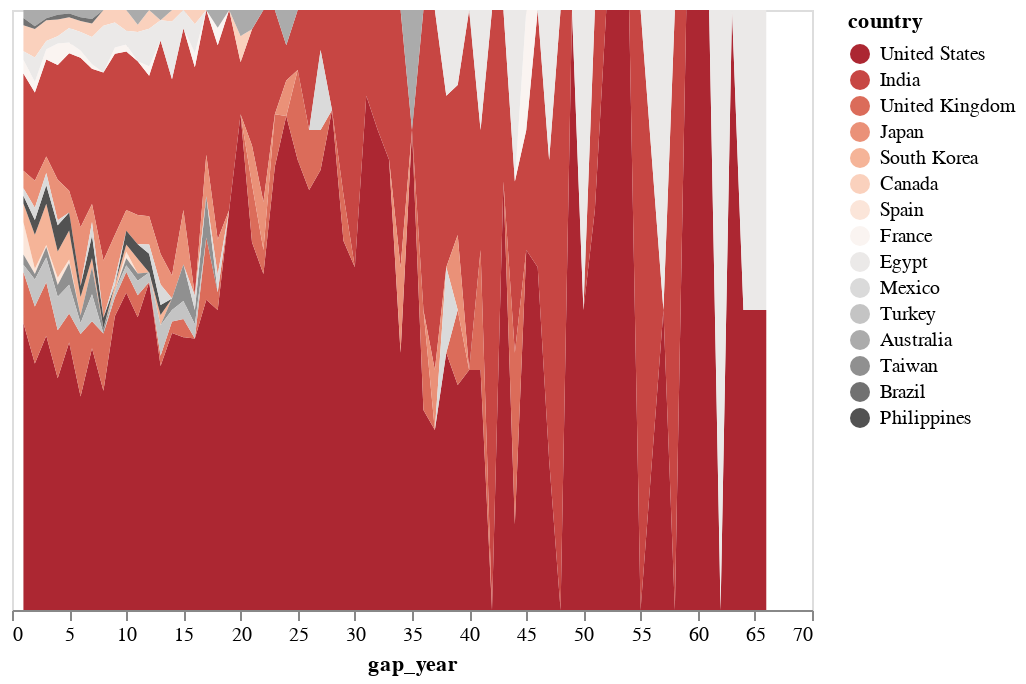

The code cell stored with this chart in its notebook:
### Code cell
idx = country_order
#.reset_index(name='counts')
alt.Chart(year_country).mark_area().encode(
    alt.X("gap_year"),
    alt.Y('counts',stack='normalize',axis=None),
    alt.Color("country",scale=alt.Scale(scheme='redgrey'),sort=list(idx))
)

### Figure 1 — Vega-Lite specification as saved in the notebook (floating-point values rounded to 4 significant figures; data arrays with more than 128 entries replaced by an {"elided": "..."} marker saying what was removed)
{"config": {"view": {"continuousWidth": 400, "continuousHeight": 300}}, "data": {"name": "data-e4127932e68222055a8149757e0c3f09"}, "mark": "area", "encoding": {"color": {"type": "nominal", "field": "country", "scale": {"scheme": "redgrey"}, "sort": ["United States", "India", "United Kingdom", "Japan", "South Korea", "Canada", "Spain", "France", "Egypt", "Mexico", "Turkey", "Australia", "Taiwan", "Brazil", "Philippines"]}, "x": {"type": "quantitative", "field": "gap_year"}, "y": {"type": "quantitative", "axis": null, "field": "counts", "stack": "normalize"}}, "$schema": "https://vega.github.io/schema/vega-lite/v4.8.1.json", "datasets": {"data-e4127932e68222055a8149757e0c3f09": {"elided": "302 records"}}}
